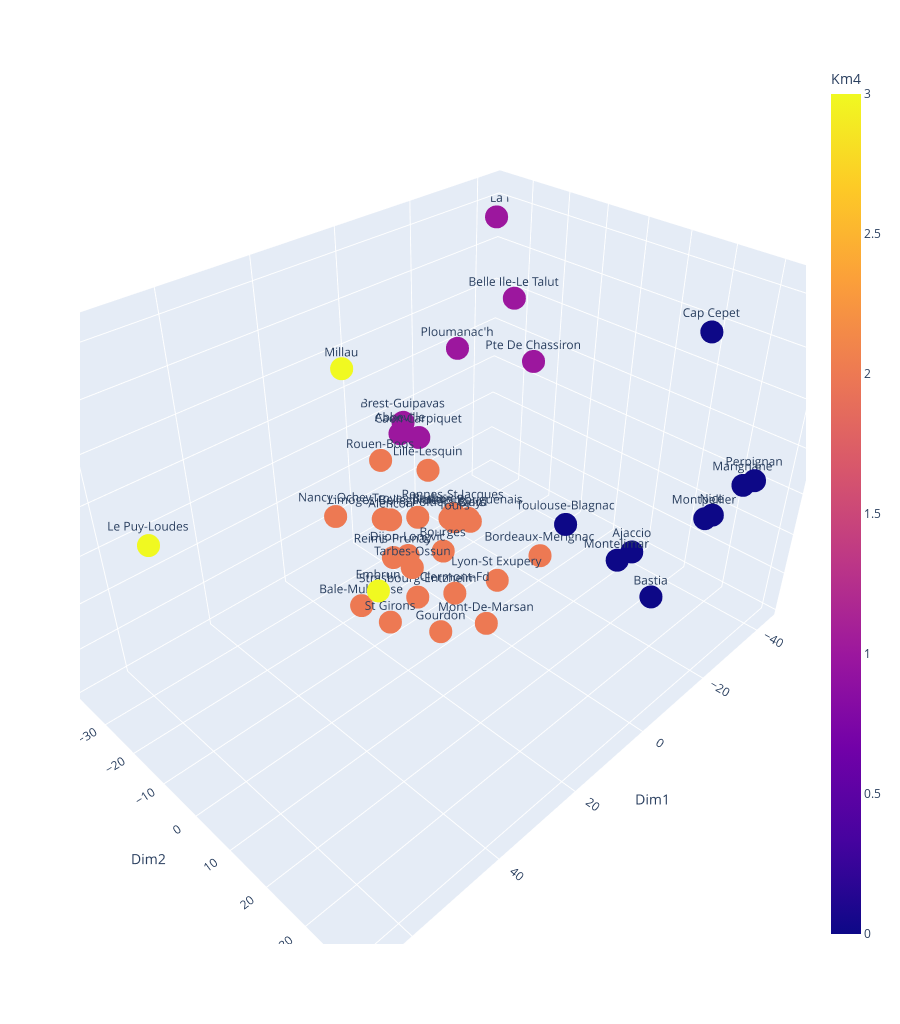

Notebook cell for this chart:
### Code cell
import plotly.express as px
fig = px.scatter_3d(dfPCA, 
                    x='Dim1', 
                    y='Dim2', 
                    z='Dim3',
                    color='Km4',
                    #size=100+donneesT.CD5*500,
                    #symbol='CD23',
                    text='Ville', 
                    width=900,
                    height=1024,
                   )

fig.show()

### Figure 1 — Plotly figure (JSON) as saved in the notebook; plotly's stock layout.template omitted (floating-point values rounded to 4 significant figures)
{"data": [{"hovertemplate": "Dim1=%{x}<br>Dim2=%{y}<br>Dim3=%{z}<br>Ville=%{text}<br>Km4=%{marker.color}<extra></extra>", "legendgroup": "", "marker": {"color": [1, 0, 2, 2, 0, 1, 2, 2, 1, 1, 0, 2, 2, 3, 2, 3, 2, 2, 2, 0, 3, 2, 0, 0, 2, 2, 0, 2, 0, 1, 2, 1, 1, 2, 2, 2, 2, 2, 2, 0, 2, 2], "coloraxis": "coloraxis", "symbol": "circle"}, "mode": "markers+text", "name": "", "scene": "scene", "showlegend": false, "text": ["Abbeville", "Ajaccio", "Alencon", "Bale-Mulhouse", "Bastia", "Belle Ile-Le Talut", "Bordeaux-Merignac", "Bourges", "Brest-Guipavas", "Caen-Carpiquet", "Cap Cepet", "Clermont-Fd", "Dijon-Longvic", "Embrun", "Gourdon", "Le Puy-Loudes", "Lille-Lesquin", "Limoges-Bellegarde", "Lyon-St Exupery", "Marignane", "Millau", "Mont-De-Marsan", "Montelimar", "Montpellier", "Nancy-Ochey", "Nantes-Bouguenais", "Nice", "Orly", "Perpignan", "Ploumanac'h", "Poitiers-Biard", "Pte De Chassiron", "Pte De La Hague", "Reims-Prunay", "Rennes-St Jacques", "Rouen-Boos", "St Girons", "Strasbourg-Entzheim", "Tarbes-Ossun", "Toulouse-Blagnac", "Tours", "Troyes-Barberey"], "type": "scatter3d", "x": [-5.143, -22.95, 7.795, 26.89, -19.68, -36.06, -10.38, 7.45, -9.275, -8.191, -37.74, 21.74, 15.82, 61.64, 18.63, 67.19, -4.423, 22.71, 11.3, -29.84, 33.81, 0.5027, -10.19, -26.56, 25.47, -8.382, -28.06, -0.8959, -31.4, -23.69, 0.2484, -33.72, -43.54, 9.547, -5.739, 3.82, 29.49, 15.42, 19.54, -8.04, 0.2779, 4.617], "y": [-28.26, 21.03, -17.61, -5.186, 28.87, -24.59, 7.455, -2.696, -31.72, -25.71, 22.76, 14.49, -3.849, 40.64, 7.822, -4.782, -19.07, -2.73, 15.11, 38.67, 1.789, 3.069, 26.18, 33.9, -13.04, -10.96, 34.53, -3.339, 39.97, -29.49, -7.963, -16.37, -37.18, -15.17, -12.87, -24.56, 5.873, -1.782, 1.262, 15.03, -6.678, -12.85], "z": [1.113, -13.32, -9.317, -13.21, -18.57, 23.39, -14.83, -9.426, 0.7053, -0.04006, 31.3, -1.47, -6.506, 38.26, -16.81, 23.34, -3.541, 6.308, -4.252, 8.258, 42.73, -29.15, -5.415, -0.1485, 2.97, -13.88, 0.2423, -6.799, 9.183, 14.11, -7.859, 12.09, 36.15, -16.81, -12.19, 0.1946, -8.797, -15.94, -4.479, -1.704, -8.032, -7.851]}], "layout": {"coloraxis": {"colorbar": {"title": {"text": "Km4"}}, "colorscale": [[0, "#0d0887"], [0.1111, "#46039f"], [0.2222, "#7201a8"], [0.3333, "#9c179e"], [0.4444, "#bd3786"], [0.5556, "#d8576b"], [0.6667, "#ed7953"], [0.7778, "#fb9f3a"], [0.8889, "#fdca26"], [1, "#f0f921"]]}, "height": 1024, "legend": {"tracegroupgap": 0}, "margin": {"t": 60}, "scene": {"domain": {"x": [0, 1], "y": [0, 1]}, "xaxis": {"title": {"text": "Dim1"}}, "yaxis": {"title": {"text": "Dim2"}}, "zaxis": {"title": {"text": "Dim3"}}}, "width": 900}}
